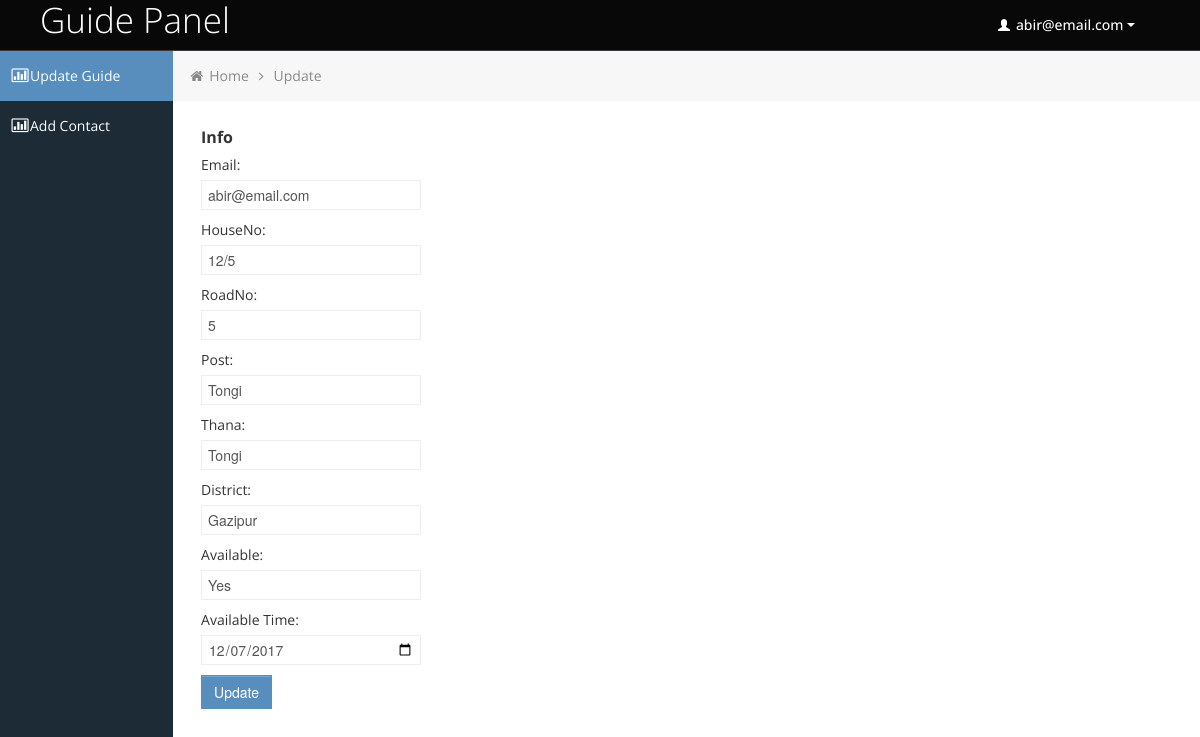
Screenshot of /guide/updateguide.php (signed in) with the database file from the repository.
### tables this page shows
CREATE TABLE `localguideinfo` (
  `GuideId` int(11) NOT NULL,
  `FirstName` varchar(50) NOT NULL,
  `LastName` varchar(50) NOT NULL,
  `DateOfBirth` date NOT NULL,
  `Gender` varchar(50) NOT NULL,
  `Email` varchar(50) NOT NULL,
  `HouseNo` varchar(50) DEFAULT NULL,
  `RoadNo` varchar(50) DEFAULT NULL,
  `Post` varchar(50) DEFAULT NULL,
  `Thana` varchar(50) DEFAULT NULL,
  `District` varchar(50) DEFAULT NULL,
  `Password` varchar(50) NOT NULL,
  `Approve` varchar(20) DEFAULT NULL
);

CREATE TABLE `availibility` (
  `AvailibilityId` int(11) NOT NULL,
  `Available` varchar(50) NOT NULL,
  `AvailableTime` date NOT NULL,
  `GuideId` int(11) NOT NULL
);

### guide/updateguide.php (the view, shortened to what this page needs)
<?php
    	include ("config.php");
?>
<!DOCTYPE html>
<html lang="en">
<head>
	<link id="bootstrap-style" href="css/bootstrap.min.css" rel="stylesheet">
	<link href="css/bootstrap-responsive.min.css" rel="stylesheet">
	<link id="base-style" href="css/style.css" rel="stylesheet">
	<link id="base-style-responsive" href="css/style-responsive.css" rel="stylesheet">
</head>
<body>
<?php include("head.php"); ?>
		<div class="container-fluid-full">
		<div class="row-fluid">
			<?php include("sidebar.php"); ?>
			<div id="content" class="span10">
			<ul class="breadcrumb">
				<li>
					<i class="icon-home"></i>
					<a href="index.php">Home</a>
					<i class="icon-angle-right"></i>
				</li>
				<li><a href="updateguide.php">Update</a></li>
			</ul>
			<h2>Info</h2>
			<?php
			$s=$_SESSION['guide'];
        	$sql = "SELECT *FROM LocalGuideInfo where Email='$s'";
        	$result = mysqli_query($con,$sql);
	        $db_field = mysqli_fetch_assoc($result);
	        $a=$db_field['GuideId'];?>
			<form Action="" method="POST">
			    <div class="form-group">
			      <label for="email">Email:</label>
			      <input name="email" type="email" class="form-control" id="email" placeholder="Enter email" value="<?php echo ''.$db_field['Email']; ?>">
			    </div>
			    <div class="form-group">
			      <label for="houseno">HouseNo:</label>
			      <input name="houseno" type="text" class="form-control" id="address" placeholder="Enter Address" value="<?php echo ''.$db_field['HouseNo']; ?>">
			    </div>
			    <div class="form-group">
			      <label for="roadno">RoadNo:</label>
			      <input name="roadno" type="text" class="form-control" id="address" placeholder="Enter Address" value="<?php echo ''.$db_field['RoadNo']; ?>">
			    </div>
			    <div class="form-group">
			      <label for="post">Post:</label>
			      <input name="post" type="text" class="form-control" id="address" placeholder="Enter Address" value="<?php echo ''.$db_field['Post']; ?>">
			    </div>
			    <div class="form-group">
			      <label for="thana">Thana:</label>
			      <input name="thana" type="text" class="form-control" id="address" placeholder="Enter Address" value="<?php echo ''.$db_field['Thana']; ?>">
			    </div>
			    <div class="form-group">
			      <label for="district">District:</label>
			      <input name="district" type="text" class="form-control" id="address" placeholder="Enter Address" value="<?php echo ''.$db_field['District']; ?>">
			    </div>
			    <?php include 'config.php';
        	$sql = "SELECT * FROM Availibility where GuideId='$a' order by AvailibilityId desc limit 1";
        	$result2 = mysqli_query($con,$sql);
	        $db_field2 = mysqli_fetch_assoc($result2);
	        $a=$db_field2['AvailibilityId'];?>
	        		<div class="form-group">
			      <label for="available">Available:</label>
			      <input name="available" type="text" class="form-control" id="address" placeholder="Enter Address" value="<?php echo ''.$db_field2['Available']; ?>">
			    </div>
			    	<div class="form-group">
			      <label for="availabletime">Available Time:</label>
			      <input name="availabletime" type="date" class="form-control" id="address" placeholder="Enter Address" value="<?php echo ''.$db_field2['AvailableTime']; ?>">
			    </div>
			    		    <button name="sub" type="submit" class="btn btn-primary">Update</button>
			  </form>
	</div>
		</div>
		</div>
</body>
</html>

### guide/css/style.css (style rules this page uses)
body { background: #F5F5F5; color: #333; border: none; font-family: 'Open Sans', sans-serif; font-weight: 400; }
a { color: #646464; }
h2 { font-size: 16px; line-height: 16px; }
#content { background: #ffffff; filter: none; min-height: 100%; padding: 20px 20px; position: relative; }
.breadcrumb { margin: -28px -28px 28px -28px; line-height: 34px; background: #F7F7F7; border: 0px; color: #888; -webkit-box-shadow: none; -moz-box-shadow: none; box-shadow: none; -webkit-border-radius: 0px; -moz-border-radius: 0px; border-radius: 0px; }
.breadcrumb a { color: #888; text-shadow: 0px 1px 1px #fff; }
.btn { display: inline-block; padding: 6px 12px; margin-bottom: 0; font-size: 14px; font-weight: 500; line-height: 20px; text-align: center; white-space: nowrap; vertical-align: middle; cursor: pointer; border: 1px solid #a7a9aa; -webkit-border-radius: 0px !important; border-radius: 0px !important; }
.btn { color: #ffffff; background-color: #a7a9aa; border-color: #a7a9aa; background-image: none; filter: none; text-shadow: none; }
.btn-primary { background-color: #578EBE; border-color: #578EBE; }

### guide/css/style-responsive.css (style rules this page uses)
@media (min-width: 1200px) { .container-fluid-full { overflow: hidden; position: relative; height: 100%; } }
@media (min-width: 1200px) { #content { width: 85.578%; padding: 28px; margin: 0px 0px; margin-left: 14.422% !important; } }

### guide/css/halflings.css (style rules this page uses)
html, html .halflings { -webkit-font-smoothing: antialiased !important; }

### guide/css/style-forms.css (style rules this page uses)
.add-on, select, textarea, input[type="text"], input[type="password"], input[type="datetime"], input[type="datetime-local"], input[type="date"], input[type="month"], input[type="time"], input[type="week"], input[type="number"], input[type="email"], input[type="url"], input[type="search"], input[type="tel"], input[type="color"], input[type="file"], .uneditable-input { border-color: #eee !important; display: inline-block; height: 20px; padding: 4px 6px; margin-bottom: 10px; font-size: 14px; line-height: 20px; color: #555555; vertical-align: middle; -webkit-border-radius: 0px; -moz-border-radius: 0px; border-radius: 0px; }
input, textarea, .uneditable-input { width: 206px; }
textarea, input[type="text"], input[type="password"], input[type="datetime"], input[type="datetime-local"], input[type="date"], input[type="month"], input[type="time"], input[type="week"], input[type="number"], input[type="email"], input[type="url"], input[type="search"], input[type="tel"], input[type="color"], .uneditable-input { background-color: #ffffff; border: 1px solid #cccccc; -webkit-box-shadow: none; -moz-box-shadow: none; box-shadow: none; -webkit-transition: border linear 0.2s, box-shadow linear 0.2s; -moz-transition: border linear 0.2s, box-shadow linear 0.2s; -o-transition: border linear 0.2s, box-shadow linear 0.2s; transition: border linear 0.2s, box-shadow linear 0.2s; }
input, textarea, .uneditable-input { margin-left: 0; }

### rows the page displays
localguideinfo: email "abir@email.com", houseno "12/5", roadno "5", post "Tongi", thana "Tongi", district "Gazipur"
availibility: available "Yes", availabletime "12/07/2017"

### other values shown
$_SESSION['guide'] "abir@email.com"
